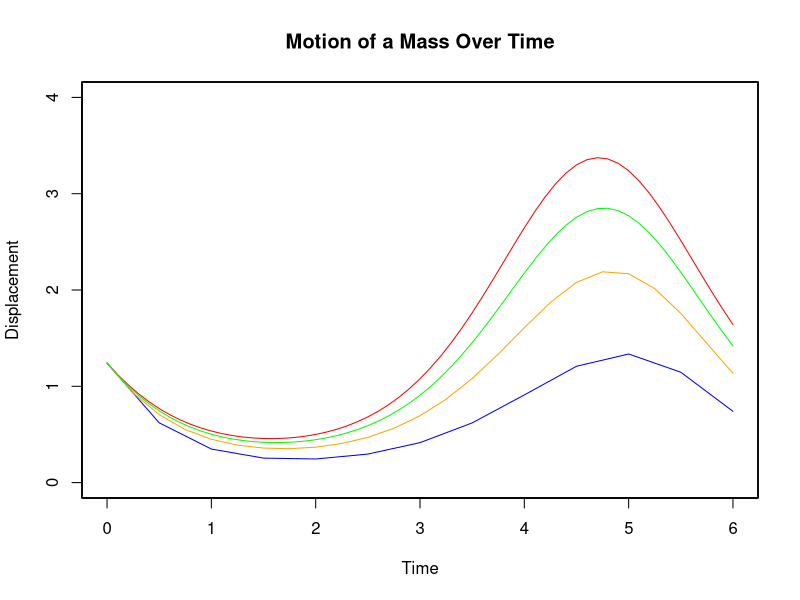

Recreate this plot in R.
# Functions
eulersMethod <- function(h, t) {
  
  # Initial condition
  yi <- 1.241
  
  # Calculate eulers given dx/dy = -ycos(t)
  yVec <- c()
  # Set yVec[1] to be Eulers at y0
  yVec[length(yVec) + 1] <- yi
  
  for(t in t) {
    fxy <- -yi * cos(t)
    yVec[length(yVec) + 1] <- yi + (fxy * h)
    yi <- yVec[length(yVec)]
  }
  
  return (yVec)
}

main <- function() {
  
  t.point5 <- seq(0, 6, 0.5)
  t.point25 <- seq(0, 6, 0.25)
  t.point1 <- seq(0, 6, 0.1)
  
  eulers1 <- eulersMethod(0.5, t.point5)
  eulers2 <- eulersMethod(0.25, t.point25)
  eulers3 <- eulersMethod(0.1, t.point1)
  
  # Actual ODE (Step of 0.5)
  ODE <- c()
  for(t in t.point5) 
    ODE[length(ODE) + 1] <- 0.5 * exp(sin(2)) * exp(-sin(t))
  
  # Actual and Relative Errors
  print(paste("x","       Absolute error","           Relative error"))
  print("------------------------------------------------------")
  for(i in 1:length(ODE)) {
    ae <- abs(ODE[i] - eulers1[i])
    re <- (ae/ODE[i]) * 100
    print(paste(t.point5[i], "     ", ae, "       ", re))
  }
  
  # Actual ODE (Step of 0.1)
  ODE <- c()
  for(t in t.point1) 
    ODE[length(ODE) + 1] <- 0.5 * exp(sin(2)) * exp(-sin(t))
  
  # Plot the graph
  plot(t.point1, ODE, xlim=c(0, 6), ylim=c(0, 4), type="l", col="red", xlab="Time", ylab="Displacement", main="Motion of a Mass Over Time")
  par(new=TRUE)
  plot(t.point5, eulers1[1:length(eulers1)-1], xlim=c(0, 6), ylim=c(0, 4), type="l", col="blue", xlab="", ylab="", xaxt="n", yaxt="n")
  par(new=TRUE)
  plot(t.point25, eulers2[1:length(eulers2)-1], xlim=c(0, 6), ylim=c(0, 4), type="l", col="orange", xlab="", ylab="", xaxt="n", yaxt="n")
  par(new=TRUE)
  plot(t.point1, eulers3[1:length(eulers3)-1], xlim=c(0, 6), ylim=c(0, 4), type="l", col="green", xlab="", ylab="", xaxt="n", yaxt="n")
}

main()

